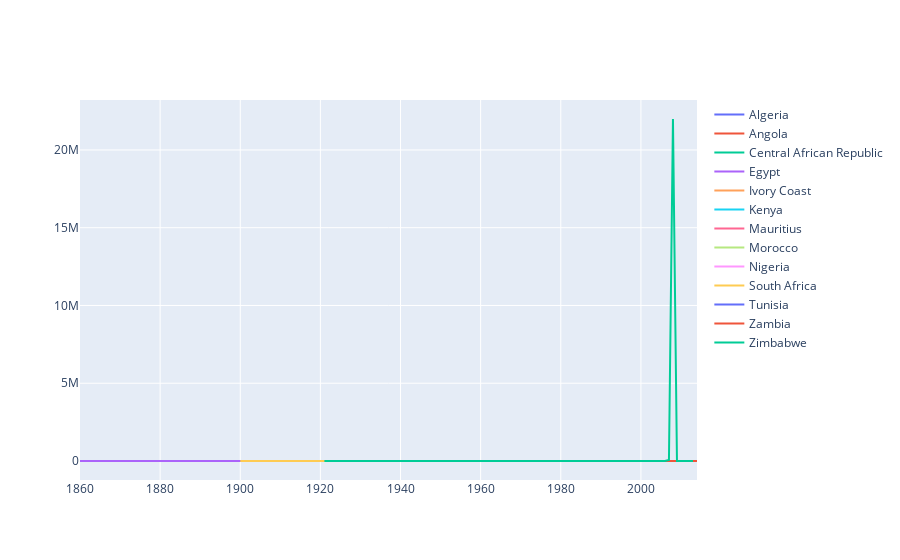

The notebook cell saved with this chart:
### Markdown cell above
From 1950, the inflation rate show some similar patterns. From 1950 to 1970,the average inflation rate was below 8.It raised from 1970 to 1975 ,then dropped below 15 after the 80's. It raised again in the 90's with countries like Zambia and Nigeria experiencing very high inflation before dropping below 10 for the majority after 2000.

##### Inflation timeplot using Plotly

### Code cell
#Use plotly for interactive graphs
#Click on label of Zim, Angola to remove them from the interactive graph
fig = go.Figure()
#To remove Zim and Angola from the dataset
#subset_df=df.query("country not in ['Zimbabwe','Angola']")

for country, details in df.groupby('country'):   #replace df by subset_df if you wanna remove Zim and Ang
    fig.add_scatter(x=details.year,y=details.inflation_annual_cpi,name=country,mode='lines')
iplot(fig)
